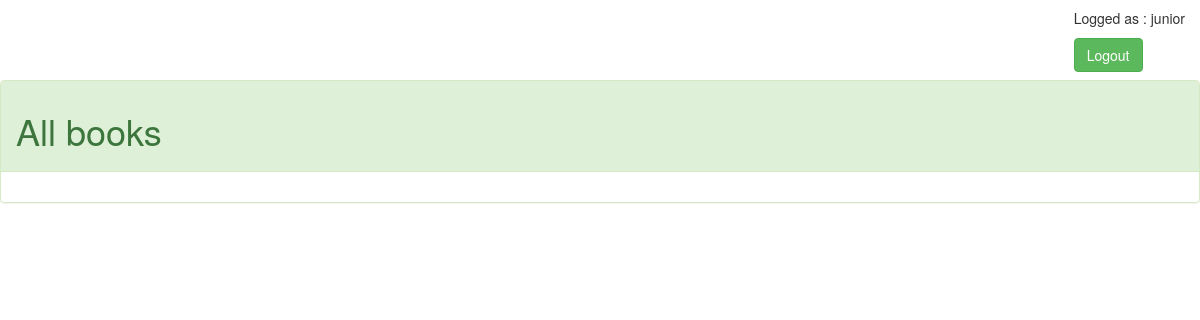
/all/ (signed in), run on an earlier commit of the app's database.
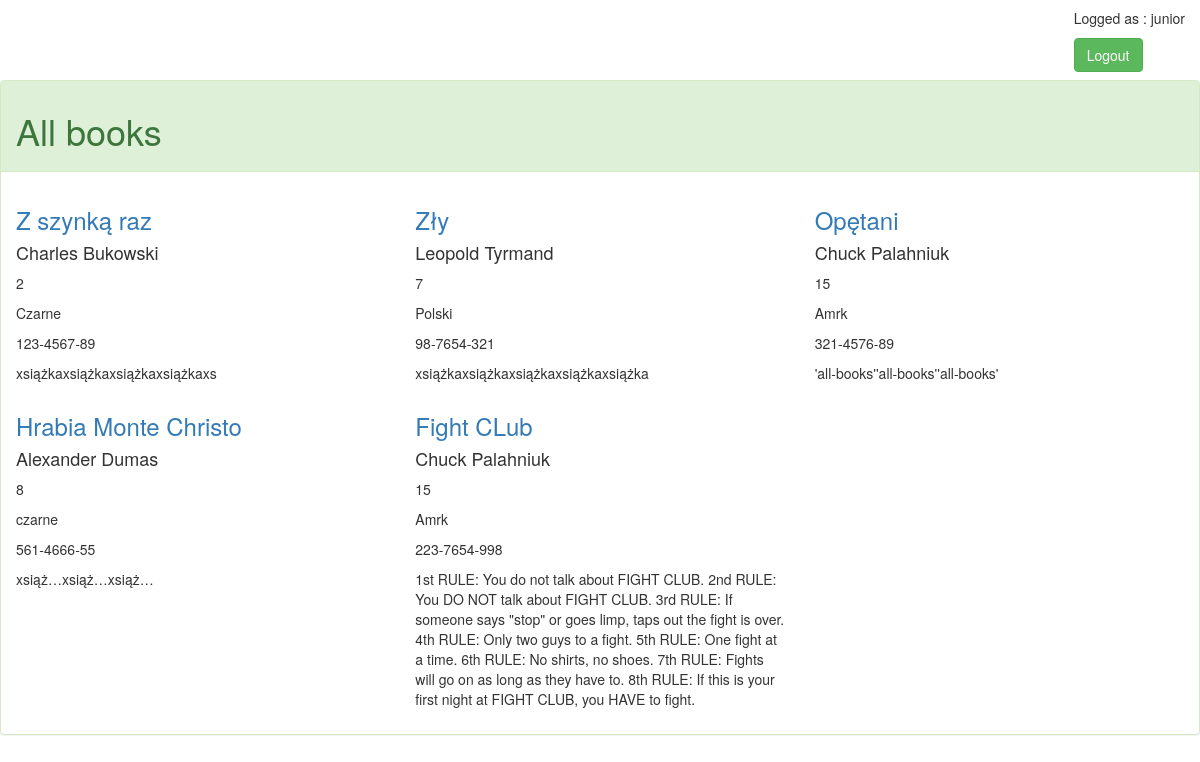
And on a later commit of the database.
### books/models.py (models this page shows, shortened)
class Book(models.Model):
    title = models.CharField(max_length=128)
    author = models.CharField(max_length=128)
    description = models.TextField(null=True, blank=True)
    isbn = models.CharField(max_length=17)
    publisher = models.CharField(max_length=128)
    genre = models.IntegerField(choices=GENRES)
    available = models.BooleanField(default=True)

### books/views.py (the view)
# urls.py: url(r'^all/?$', ViewAllBooks.as_view(), name='all-books'),
class ViewAllBooks(LoginRequiredMixin, View):
    def get(self, request):
        books = Book.objects.all()
        return render(request, 'books/view_all.html', {'books': books})

### books/templates/books/view_all.html (shortened to what this page needs)
{% extends 'books/base_template.html' %}
{% block content %}
    <div class="panel panel-success">
        <div class="panel-heading">
            <h1> All books </h1>
        </div>
        <div class="panel-body">
        {% for book in books %}
                {% if forloop.first %}
            <div class="row">
                {% endif %}
                <div class="col-xs-4">
                    <h3><a href="#"> {{ book.title }} </a></h3>
                    <h4> {{ book.author }} </h4>
                    <p> {{ book.genre }} </p>
                    <p> {{ book.publisher }} </p>
                    <p> {{ book.isbn }} </p>
                    <p> {{ book.description }} </p>
                </div>
            {% if forloop.counter|divisibleby:3 %}
            </div><div class="row">
            {% endif %}
            {% if forloop.last %}
            </div>
            {% endif %}
        {% endfor %}
        </div>
    </div>
{% endblock %}

### books/templates/books/base_template.html (shortened to what this page needs)
<!DOCTYPE html>
<html lang="en">
<head>
    <link rel="stylesheet" href="https://maxcdn.bootstrapcdn.com/bootstrap/3.3.7/css/bootstrap.min.css">
    <link rel="stylesheet" href="https://maxcdn.bootstrapcdn.com/font-awesome/4.6.3/css/font-awesome.min.css">
    <link rel="stylesheet" href="https://cdn.datatables.net/1.10.13/css/jquery.dataTables.min.css">
</head>
<body>
    <div class="navbar-collapse collapse">
        <div class="navbar-form navbar-right">
            {% if user.is_authenticated %}
                <p> Logged as : {{ user.username }}</p>
                <a id="logout" href="/accounts/logout" class="btn btn-success">Logout</a>
            {% else %}
                 <a id="google_login" href="/all" class="btn btn-success">Sign in with Google</a>
            {% endif %}
        </div>
    </div>
    <div class="content-block">
        {% block content %}
        {% endblock %}
    </div>
</body>
</html>

What changed in the data, as far as the page shows it:
added Book: title "Z szynką raz", author "Charles Bukowski", genre "2", publisher "Czarne", isbn "123-4567-89", description "xsiążkaxsiążkaxsiążkaxsiążkaxs"
added Book: title "Zły", author "Leopold Tyrmand", genre "7", publisher "Polski", isbn "98-7654-321", description "xsiążkaxsiążkaxsiążkaxsiążkaxsiążka"
added Book: title "Opętani", author "Chuck Palahniuk", genre "15", publisher "Amrk", isbn "321-4576-89", description "'all-books''all-books''all-books'"
added Book: title "Hrabia Monte Christo", author "Alexander Dumas", genre "8", publisher "czarne", isbn "561-4666-55", description "xsiąż…xsiąż…xsiąż…"
added Book: title "Fight CLub", author "Chuck Palahniuk", genre "15", publisher "Amrk", isbn "223-7654-998", description "1st RULE: You do not talk about FIGHT CLUB. 2nd RULE: You DO NOT talk about FIGHT CLUB. 3rd RULE: If someone says \"stop\" or goes limp, taps out the fight is over. 4th RULE: Only two guys to a fight. 5th RULE: One fight at a time. 6th RULE: No shirts, no shoes. 7th RULE: Fights will go on as long as they have to. 8th RULE: If this is your first night at FIGHT CLUB, you HAVE to fight."
